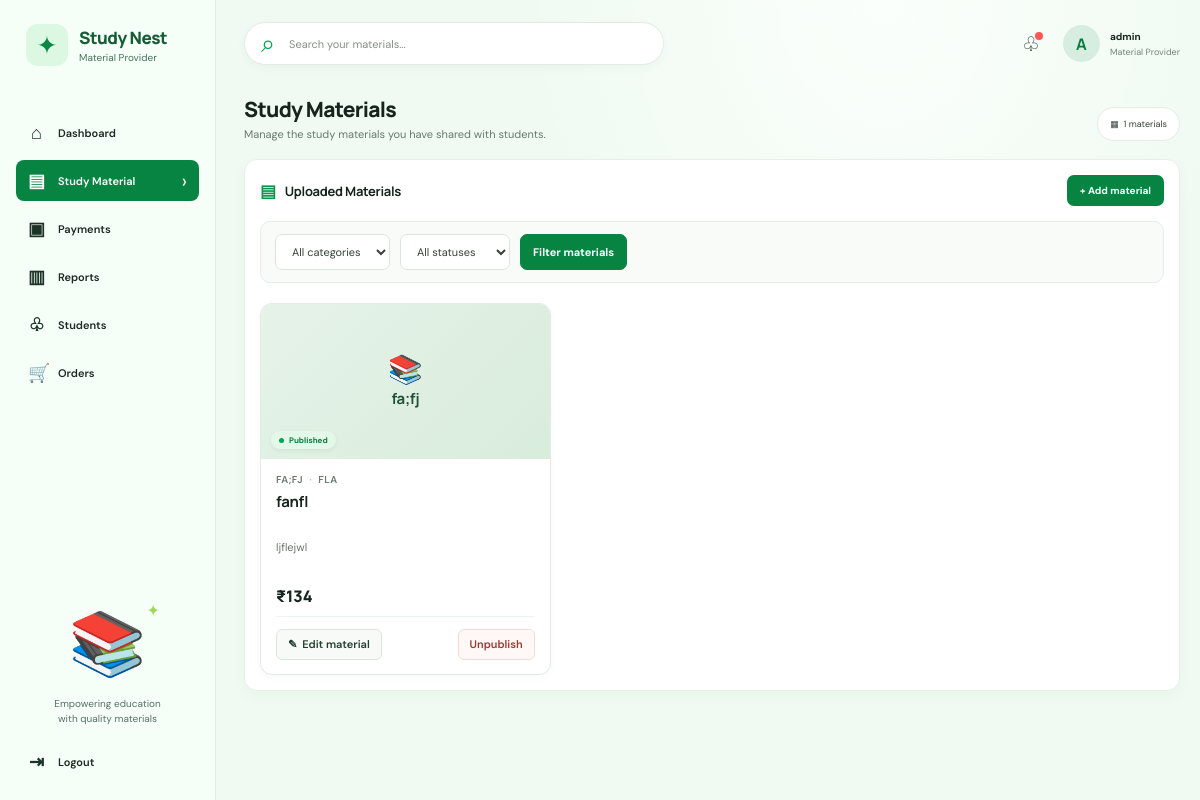
The page /provider/materials/ (signed in) on the database as committed earlier.
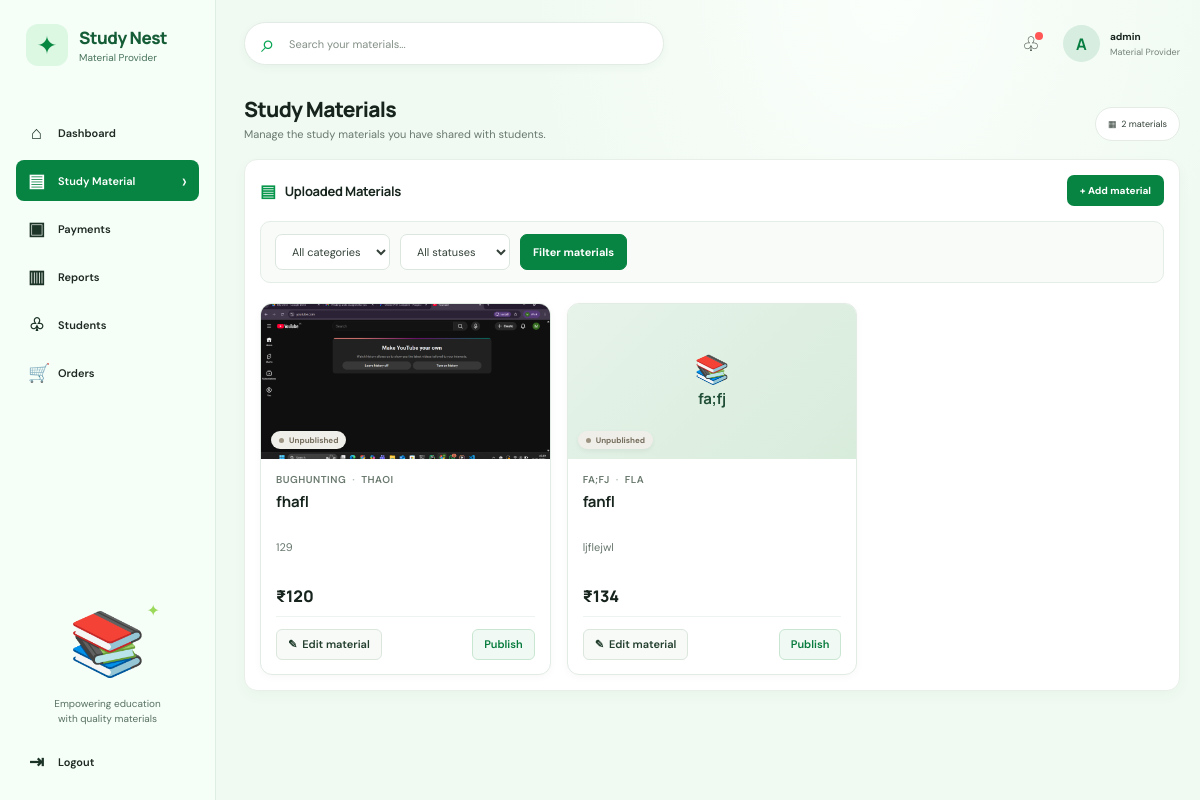
The same page on the database as committed later.
### material_provider/models.py (models this page shows, shortened)
class StudyMaterial(models.Model):
    CLASS_LEVELS = [
        ("Class 6", "Class 6"),
        ("Class 7", "Class 7"),
        ("Class 8", "Class 8"),
        ("Class 9", "Class 9"),
        ("Class 10", "Class 10"),
        ("Class 11", "Class 11"),
        ("Class 12", "Class 12"),
    ]
    title = models.CharField(max_length=180)
    subject = models.CharField(max_length=80)
    class_level = models.CharField(max_length=20)
    description = models.TextField()
    price = models.DecimalField(max_digits=8, decimal_places=2)
    cover_image = models.URLField(blank=True)
    cover_image_file = models.ImageField(
        upload_to="study_material_covers/",
        blank=True,
    )
    notes_content = models.TextField(blank=True)
    notes_file = models.FileField(upload_to="study_notes/", blank=True)
    explanation_video = models.FileField(
        upload_to="study_material_videos/",
        blank=True,
    )
    offer_percentage = models.PositiveSmallIntegerField(
        default=0,
        validators=[MaxValueValidator(100)],
    )
    is_published = models.BooleanField(default=True)
    created_at = models.DateTimeField(auto_now_add=True)
    provider = models.ForeignKey(
        settings.AUTH_USER_MODEL,
        on_delete=models.SET_NULL,
        blank=True,
        null=True,
        related_name="provided_study_materials",
    )
    class Meta:
        ordering = ["subject", "class_level", "title"]
    @property
    def sale_price(self):
        return (self.price * (100 - self.offer_percentage) / 100).quantize(
            Decimal("0.01")
        )

### material_provider/views.py (the view)
# urls.py: path("materials/", views.materials, name="materials"),
@material_provider_required
def materials(request):
    provider_materials = StudyMaterial.objects.filter(provider=request.user)
    query = request.GET.get("q", "").strip()
    category = request.GET.get("category", "").strip()
    status = request.GET.get("status", "").strip()
    if query:
        provider_materials = provider_materials.filter(
            Q(title__icontains=query)
            | Q(subject__icontains=query)
            | Q(description__icontains=query)
        )
    if category:
        provider_materials = provider_materials.filter(subject=category)
    if status == "published":
        provider_materials = provider_materials.filter(is_published=True)
    elif status == "unpublished":
        provider_materials = provider_materials.filter(is_published=False)
    return render(
        request,
        "material_provider/materials.html",
        {
            "provider_materials": provider_materials.order_by("-created_at"),
            "materials_count": StudyMaterial.objects.filter(provider=request.user).count(),
            "categories": (
                StudyMaterial.objects.filter(provider=request.user)
                .order_by("subject")
                .values_list("subject", flat=True)
                .distinct()
            ),
            "selected_category": category,
            "selected_status": status,
            "provider_name": request.user.get_full_name() or request.user.username,
            "search_query": query,
        },
    )

### material_provider/views.py (called while the page is built)
def material_provider_required(view):
    @login_required
    @wraps(view)
    def wrapped(request, *args, **kwargs):
        profile = getattr(request.user, "provider_profile", None)
        if not profile or profile.user_type != "material_provider":
            messages.error(request, "A material provider account is required.")
            return redirect("public:catalog")
        return view(request, *args, **kwargs)
    return wrapped

### templates/material_provider/materials.html (shortened to what this page needs)
{% load static %}
<!doctype html>
<html lang="en">
<head>
  <link rel="stylesheet" href="{% static 'css/site.css' %}">
</head>
<body class="provider-body">
  <div class="provider-layout">
    <aside class="provider-sidebar">
      <a class="provider-brand" href="{% url 'material_provider:dashboard' %}">
        <span class="provider-brand-mark" aria-hidden="true">✦</span>
        <span><strong>Study Nest</strong><small>Material Provider</small></span>
      </a>
      <nav class="provider-nav" aria-label="Provider dashboard">
        <a href="{% url 'material_provider:dashboard' %}"><span>⌂</span>Dashboard</a>
        <a class="active" href="{% url 'material_provider:materials' %}" aria-current="page"><span>▤</span>Study Material <b>›</b></a>
        <a href="{% url 'material_provider:dashboard' %}#payments"><span>▣</span>Payments</a>
        <a href="{% url 'material_provider:dashboard' %}#sales"><span>▥</span>Reports</a>
        <a href="{% url 'material_provider:dashboard' %}#students"><span>♧</span>Students</a>
        <a href="{% url 'material_provider:dashboard' %}#orders"><span>🛒</span>Orders</a>
      </nav>
      <div class="provider-sidebar-bottom">
        <div class="provider-sidebar-art" aria-hidden="true"><span>📚</span><i>✦</i></div>
        <p>Empowering education<br>with quality materials</p>
        <form method="post" action="{% url 'public:logout' %}">
          <button type="submit"><span>⇥</span>Logout</button>
        </form>
      </div>
    </aside>
    <main class="provider-main">
      <header class="provider-topbar">
        <form class="provider-search" method="get" action="{% url 'material_provider:materials' %}">
          <span aria-hidden="true">⌕</span>
          <input id="materials-search" type="search" name="q" value="{{ search_query }}" placeholder="Search your materials...">
        </form>
        <div class="provider-user">
          <span class="provider-bell" aria-hidden="true">♧<i></i></span>
          <span class="provider-avatar" aria-hidden="true">{{ provider_name|first|upper }}</span>
          <span><strong>{{ provider_name }}</strong><small>Material Provider</small></span>
        </div>
      </header>
      <section class="provider-welcome">
        <div>
          <h1>Study Materials</h1>
          <p>Manage the study materials you have shared with students.</p>
        </div>
        <span class="provider-date">▦ &nbsp;{{ materials_count }} materials</span>
      </section>
      <section class="provider-panel provider-materials-panel">
        <div class="provider-panel-heading">
          <h2><span>▤</span>Uploaded Materials</h2>
          <a class="provider-add-button" href="{% url 'material_provider:add_material' %}">+ Add material</a>
        </div>
        <form class="provider-material-filters" method="get" action="{% url 'material_provider:materials' %}">
          <label>
            <select name="category" aria-label="Filter by category">
              <option value="">All categories</option>
            </select>
          </label>
          <label>
            <select name="status" aria-label="Filter by publish status">
              <option value="">All statuses</option>
            </select>
          </label>
          <button type="submit">Filter materials</button>
        </form>
        {% if provider_materials %}
          <div class="provider-material-grid">
            {% for material in provider_materials %}
              <article class="provider-material-card">
                <div class="provider-material-cover">
                  {% if material.cover_image_file %}
                    <img src="{{ material.cover_image_file.url }}" alt="{{ material.title }} cover">
                  {% elif material.cover_image %}
                    <img src="{{ material.cover_image }}" alt="{{ material.title }} cover">
                  {% else %}
                    <div class="provider-cover-placeholder">
                      <span class="placeholder-icon" aria-hidden="true">📚</span>
                      <span class="placeholder-subject">{{ material.subject }}</span>
                    </div>
                  {% endif %}
                  <span class="provider-material-status {% if not material.is_published %}is-unpublished{% endif %}">
                    <span class="status-dot" aria-hidden="true"></span>{% if material.is_published %}Published{% else %}Unpublished{% endif %}
                  </span>
                </div>
                <div class="provider-material-card-content">
                  <div class="card-meta">
                    <span class="meta-subject">{{ material.subject }}</span>
                    <span class="meta-dot" aria-hidden="true">·</span>
                    <span class="meta-class">{{ material.class_level }}</span>
                  </div>
                  <h3 title="{{ material.title }}">{{ material.title }}</h3>
                  <p class="provider-material-description" title="{{ material.description }}">{{ material.description|truncatewords:18 }}</p>
                  <div class="provider-material-price">
                    <strong>₹{{ material.sale_price|floatformat:0 }}</strong>
                  </div>
                  <div class="provider-material-actions">
                    <a class="provider-btn-edit" href="{% url 'material_provider:edit_material' material.id %}">
                      <span aria-hidden="true">✎</span> Edit material
                    </a>
                    <form method="post" action="{% url 'material_provider:toggle_material_published' material.id %}">
                      <button type="submit" class="provider-btn-toggle {% if material.is_published %}btn-unpublish{% else %}btn-publish{% endif %}">
                        {% if material.is_published %}Unpublish{% else %}Publish{% endif %}
                      </button>
                    </form>
                  </div>
                </div>
              </article>
            {% endfor %}
          </div>
        {% else %}
          <div class="provider-material-empty">
            <span class="empty-icon" aria-hidden="true">▤</span>
            <p>{% if search_query or selected_category or selected_status %}No materials match these filters.{% else %}You have not uploaded any materials yet. Add your first one to get started.{% endif %}</p>
          </div>
        {% endif %}
      </section>
    </main>
  </div>
</body>
</html>

Rows that differ between the two databases and show on the page:
added StudyMaterial: cover_image_file (picture), is_published "Unpublished", subject "BUGHUNTING", class_level "THAOI", title "fhafl", description "129", sale_price "120"
changed StudyMaterial "fa;fj": is_published "Published Unpublish" → "Unpublished Publish"
Other text that changed with them:
{{ materials_count }}: "1" → "2"
